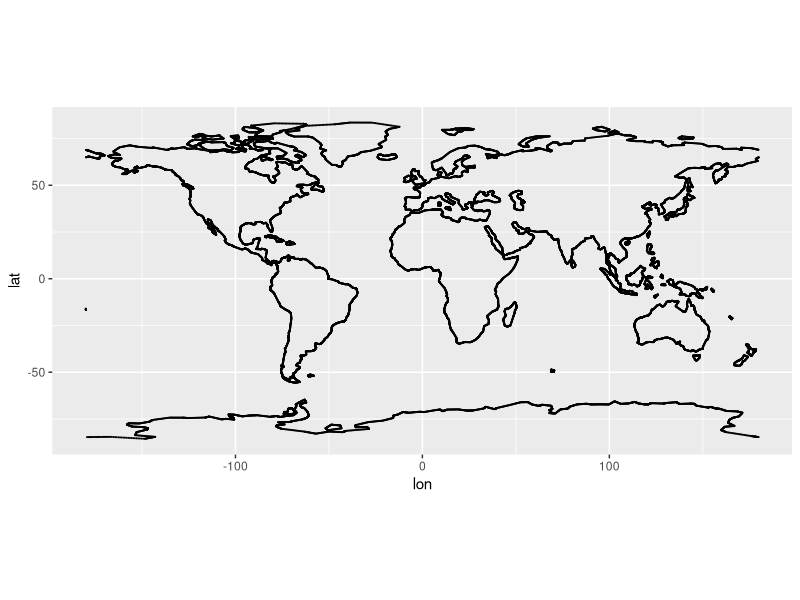
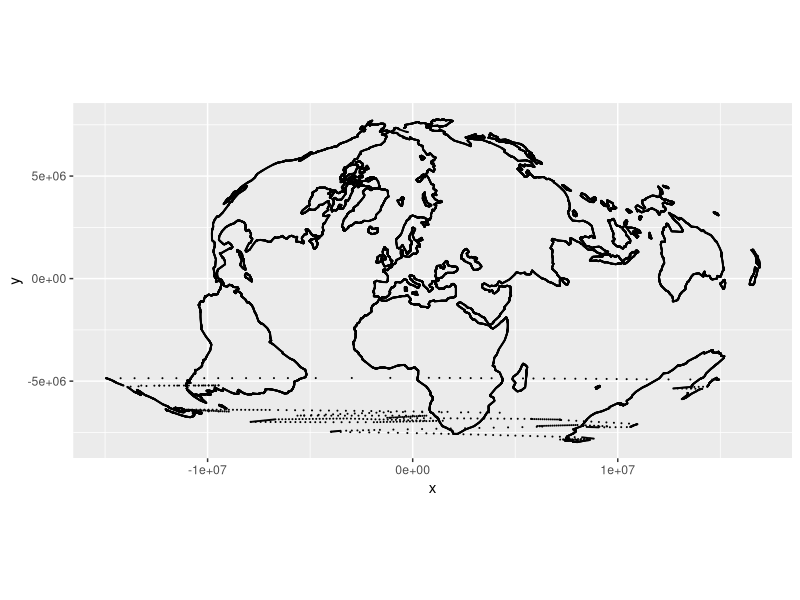
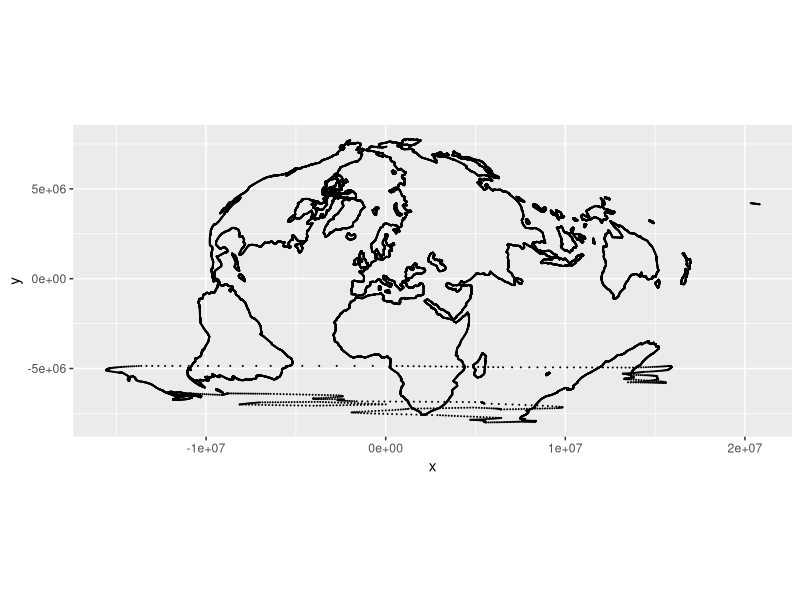

R code for these plots, in order:
library(interp)
library(tidyr)
library(dplyr)
library(ggplot2)
library(fields)

setwd("~/Documents/code/r-junkyard")

emp_proj <- read.csv("dgg-2432-no-offsets-p4-briesemeister.csv")
pts <- read.csv("world_better.csv") %>%
  dplyr::select(lon, lat)



ggplot(pts) + 
  geom_point(aes(x = lon, y = lat), size = 0.05) + 
  coord_equal()


x_out <- interp(x = emp_proj$lon, y = emp_proj$lat, z = emp_proj$x,
                xo = pts$lon, yo = pts$lat, output = "points")
y_out <- interp(x = emp_proj$lon, y = emp_proj$lat, z = emp_proj$y,
                xo = pts$lon, yo = pts$lat, output = "points")

result <- data.frame(x = x_out$z, y = y_out$z)
ggplot(result) + 
  geom_point(aes(x = x, y = y), size = 0.05) + 
  coord_equal()





spline_x <- Tps(emp_proj[, c("lon", "lat")], emp_proj$x)
spline_y <- Tps(emp_proj[, c("lon", "lat")], emp_proj$y)

splined_x <- predict(spline_x, x = pts)
splined_y <- predict(spline_y, x = pts)

result_splined <- data.frame(x = splined_x, y = splined_y)
ggplot(result_splined) + 
  geom_point(aes(x = x, y = y), size = 0.05) + 
  coord_equal()


# library(raster)
# xyz <- expand_grid(x = -180:180, y = -90:90) %>%
#   mutate(z = 0)
# r_xy <- rasterFromXYZ(xyz, crs = "+proj=longlat")
# r_splined_x <- interpolate(r_xy, spline_x)
# r_splined_y <- interpolate(r_xy, spline_y)
# 
# plot(terrain(r_splined_x))
# plot(terrain(r_splined_y))
